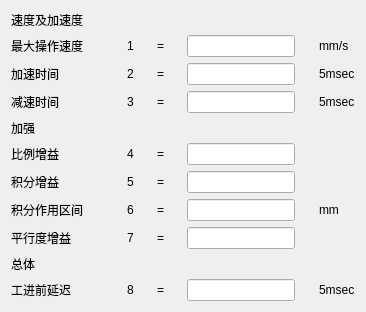
       <widget class="QWidget" name="tab_25">
        <attribute name="title">
         <string>工进</string>
        </attribute>
        <layout class="QGridLayout" name="gridLayout_22">
         <item row="0" column="0">
          <layout class="QGridLayout" name="gridLayout_21">
           <item row="0" column="0">
            <widget class="QLabel" name="label_192">
             <property name="text">
              <string>速度及加速度</string>
             </property>
            </widget>
           </item>
           <item row="1" column="0">
            <widget class="QLabel" name="label_340">
             <property name="text">
              <string>最大操作速度</string>
             </property>
            </widget>
           </item>
           <item row="1" column="1">
            <spacer name="horizontalSpacer_9">
             <property name="orientation">
              <enum>Qt::Horizontal</enum>
             </property>
             <property name="sizeHint" stdset="0">
              <size>
               <width>38</width>
               <height>17</height>
              </size>
             </property>
            </spacer>
           </item>
           <item row="1" column="2">
            <widget class="QLabel" name="label_341">
             <property name="text">
              <string>1</string>
             </property>
            </widget>
           </item>
           <item row="1" column="3">
            <spacer name="horizontalSpacer_10">
             <property name="orientation">
              <enum>Qt::Horizontal</enum>
             </property>
             <property name="sizeHint" stdset="0">
              <size>
               <width>17</width>
               <height>13</height>
              </size>
             </property>
            </spacer>
           </item>
           <item row="1" column="4">
            <widget class="QLabel" name="label_342">
             <property name="text">
              <string>=</string>
             </property>
            </widget>
           </item>
           <item row="1" column="5">
            <spacer name="horizontalSpacer_11">
             <property name="orientation">
              <enum>Qt::Horizontal</enum>
             </property>
             <property name="sizeHint" stdset="0">
              <size>
               <width>17</width>
               <height>13</height>
              </size>
             </property>
            </spacer>
           </item>
           <item row="1" column="6">
            <widget class="QLineEdit" name="lineEdit_85"/>
           </item>
           <item row="1" column="7">
            <spacer name="horizontalSpacer_12">
             <property name="orientation">
              <enum>Qt::Horizontal</enum>
             </property>
             <property name="sizeHint" stdset="0">
              <size>
               <width>18</width>
               <height>13</height>
              </size>
             </property>
            </spacer>
           </item>
           <item row="1" column="8">
            <widget class="QLabel" name="label_343">
             <property name="text">
              <string>mm/s</string>
             </property>
            </widget>
           </item>
           <item row="2" column="0">
            <widget class="QLabel" name="label_344">
             <property name="text">
              <string>加速时间</string>
             </property>
            </widget>
           </item>
           <item row="2" column="2">
            <widget class="QLabel" name="label_345">
             <property name="text">
              <string>2</string>
             </property>
            </widget>
           </item>
           <item row="2" column="4">
            <widget class="QLabel" name="label_346">
             <property name="text">
              <string>=</string>
             </property>
            </widget>
           </item>
           <item row="2" column="6">
            <widget class="QLineEdit" name="lineEdit_86"/>
           </item>
           <item row="2" column="8">
            <widget class="QLabel" name="label_347">
             <property name="text">
              <string>5msec</string>
             </property>
            </widget>
           </item>
           <item row="3" column="0">
            <widget class="QLabel" name="label_348">
             <property name="text">
              <string>减速时间</string>
             </property>
            </widget>
           </item>
           <item row="3" column="2">
            <widget class="QLabel" name="label_349">
             <property name="text">
              <string>3</string>
             </property>
            </widget>
           </item>
           <item row="3" column="4">
            <widget class="QLabel" name="label_350">
             <property name="text">
              <string>=</string>
             </property>
            </widget>
           </item>
           <item row="3" column="6">
            <widget class="QLineEdit" name="lineEdit_87"/>
           </item>
           <item row="3" column="8">
            <widget class="QLabel" name="label_351">
             <property name="text">
              <string>5msec</string>
             </property>
            </widget>
           </item>
           <item row="4" column="0">
            <widget class="QLabel" name="label_196">
             <property name="text">
              <string>加强</string>
             </property>
            </widget>
           </item>
           <item row="5" column="0">
            <widget class="QLabel" name="label_352">
             <property name="text">
              <string>比例增益</string>
             </property>
            </widget>
           </item>
           <item row="5" column="2">
            <widget class="QLabel" name="label_353">
             <property name="text">
              <string>4</string>
             </property>
            </widget>
           </item>
           <item row="5" column="4">
            <widget class="QLabel" name="label_354">
             <property name="text">
              <string>=</string>
             </property>
            </widget>
           </item>
           <item row="5" column="6">
            <widget class="QLineEdit" name="lineEdit_88"/>
           </item>
           <item row="6" column="0">
            <widget class="QLabel" name="label_356">
             <property name="text">
              <string>积分增益</string>
             </property>
            </widget>
           </item>
           <item row="6" column="2">
            <widget class="QLabel" name="label_357">
             <property name="text">
              <string>5</string>
             </property>
            </widget>
           </item>
           <item row="6" column="4">
            <widget class="QLabel" name="label_358">
             <property name="text">
              <string>=</string>
             </property>
            </widget>
           </item>
           <item row="6" column="6">
            <widget class="QLineEdit" name="lineEdit_89"/>
           </item>
           <item row="7" column="0">
            <widget class="QLabel" name="label_360">
             <property name="text">
              <string>积分作用区间</string>
             </property>
            </widget>
           </item>
           <item row="7" column="2">
            <widget class="QLabel" name="label_361">
             <property name="text">
              <string>6</string>
             </property>
            </widget>
           </item>
           <item row="7" column="4">
            <widget class="QLabel" name="label_362">
             <property name="text">
              <string>=</string>
             </property>
            </widget>
           </item>
           <item row="7" column="6">
            <widget class="QLineEdit" name="lineEdit_90"/>
           </item>
           <item row="7" column="8">
            <widget class="QLabel" name="label_363">
             <property name="text">
              <string>mm</string>
             </property>
            </widget>
           </item>
           <item row="8" column="0">
            <widget class="QLabel" name="label_364">
             <property name="text">
              <string>平行度增益</string>
             </property>
            </widget>
           </item>
           <item row="8" column="2">
            <widget class="QLabel" name="label_365">
             <property name="text">
              <string>7</string>
             </property>
            </widget>
           </item>
           <item row="8" column="4">
            <widget class="QLabel" name="label_366">
             <property name="text">
              <string>=</string>
             </property>
            </widget>
           </item>
           <item row="8" column="6">
            <widget class="QLineEdit" name="lineEdit_91"/>
           </item>
           <item row="9" column="0">
            <widget class="QLabel" name="label_339">
             <property name="text">
              <string>总体</string>
             </property>
            </widget>
           </item>
           <item row="10" column="0">
            <widget class="QLabel" name="label_368">
             <property name="text">
              <string>工进前延迟</string>
             </property>
            </widget>
           </item>
           <item row="10" column="2">
            <widget class="QLabel" name="label_369">
             <property name="text">
              <string>8</string>
             </property>
            </widget>
           </item>
           <item row="10" column="4">
            <widget class="QLabel" name="label_370">
             <property name="text">
              <string>=</string>
             </property>
            </widget>
           </item>
           <item row="10" column="6">
            <widget class="QLineEdit" name="lineEdit_92"/>
           </item>
           <item row="10" column="8">
            <widget class="QLabel" name="label_371">
             <property name="text">
              <string>5msec</string>
             </property>
            </widget>
           </item>
          </layout>
         </item>
        </layout>
       </widget>
